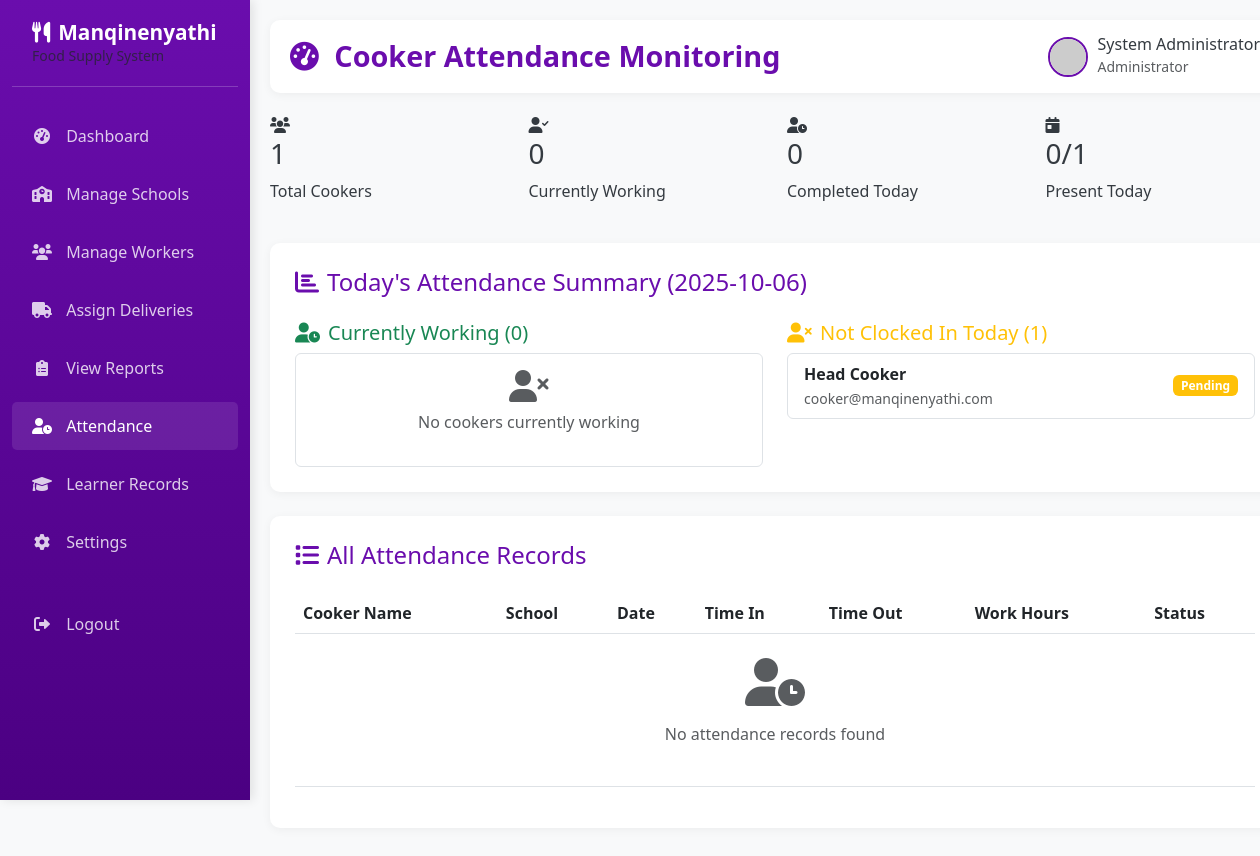
The page /admin/attendance (signed in) on the database as committed earlier.
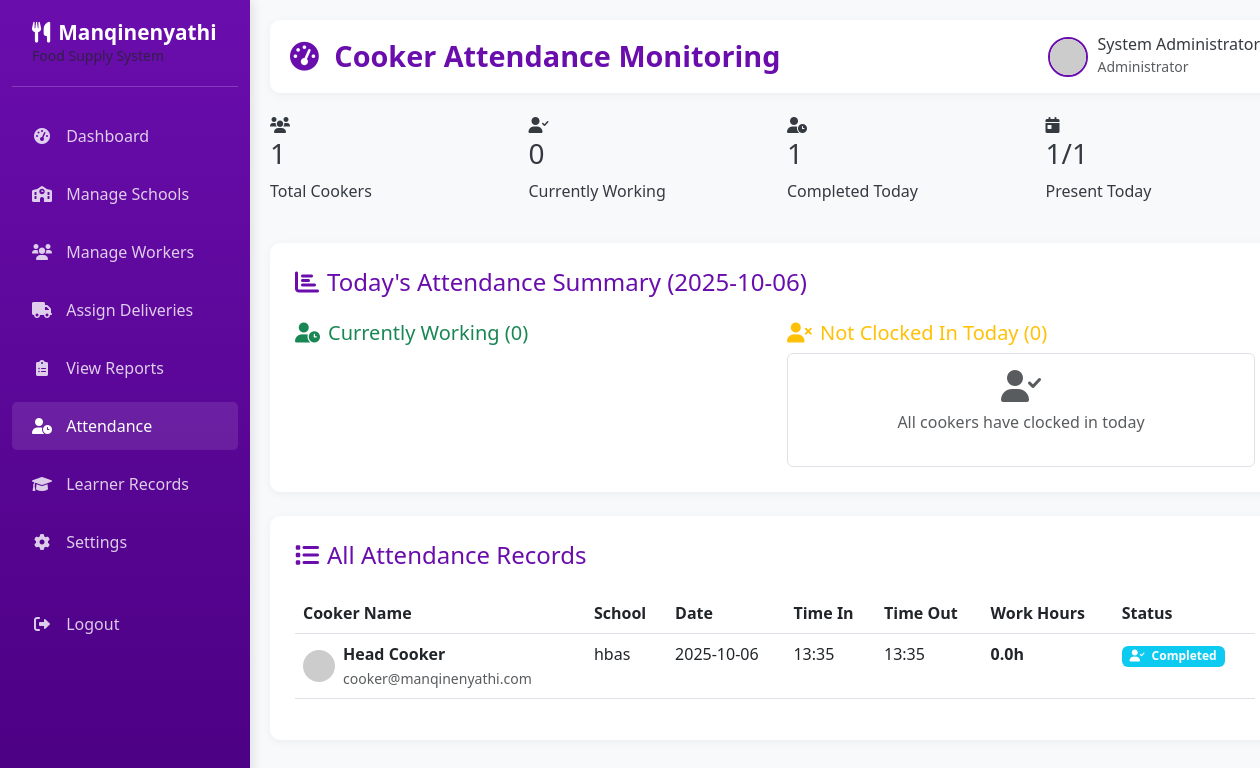
The same page on the database as committed later.
### app.py (models this page shows, shortened)
class User(db.Model):
    __tablename__ = 'users'
    user_id = db.Column(db.Integer, primary_key=True)
    full_name = db.Column(db.String(100), nullable=False)
    email = db.Column(db.String(100), unique=True, nullable=False)
    password = db.Column(db.String(255), nullable=False)
    role = db.Column(db.Enum('admin', 'cooker', 'delivery'), nullable=False)
    phone = db.Column(db.String(20))
    created_at = db.Column(db.DateTime, default=datetime.utcnow)
    deliveries = db.relationship('Delivery', backref='delivery_guy', foreign_keys='Delivery.delivery_guy_id')
    attendance = db.relationship('Attendance', backref='cooker', foreign_keys='Attendance.cooker_id')
    learners = db.relationship('Learner', backref='cooker', foreign_keys='Learner.cooker_id')

class Attendance(db.Model):
    __tablename__ = 'attendance'
    attendance_id = db.Column(db.Integer, primary_key=True)
    cooker_id = db.Column(db.Integer, db.ForeignKey('users.user_id'), nullable=False)
    school_id = db.Column(db.Integer, db.ForeignKey('schools.school_id'), nullable=False)
    date = db.Column(db.Date, nullable=False)
    time_in = db.Column(db.DateTime)
    time_out = db.Column(db.DateTime)
    created_at = db.Column(db.DateTime, default=datetime.utcnow)

class School(db.Model):
    __tablename__ = 'schools'
    school_id = db.Column(db.Integer, primary_key=True)
    school_name = db.Column(db.String(150), nullable=False)
    location = db.Column(db.String(150), nullable=False)
    contact_person = db.Column(db.String(100), nullable=False)
    contact_number = db.Column(db.String(20), nullable=False)
    created_at = db.Column(db.DateTime, default=datetime.utcnow)
    deliveries = db.relationship('Delivery', backref='school')
    attendance = db.relationship('Attendance', backref='school')
    learners = db.relationship('Learner', backref='school')

### app.py (the view)
@app.route('/admin/attendance')
def admin_attendance():
    if session.get('role') != 'admin':
        return redirect(url_for('home'))
    today = datetime.now().date()
    attendance_records = db.session.query(Attendance, User, School)\
        .join(User, Attendance.cooker_id == User.user_id)\
        .join(School, Attendance.school_id == School.school_id)\
        .order_by(Attendance.date.desc(), Attendance.time_in.desc())\
        .all()
    today_attendance = db.session.query(Attendance, User, School)\
        .join(User, Attendance.cooker_id == User.user_id)\
        .join(School, Attendance.school_id == School.school_id)\
        .filter(Attendance.date == today)\
        .all()
    total_cookers = User.query.filter_by(role='cooker').count()
    total_cookers_today = len(today_attendance)
    clocked_in_today = len([att for att, user, school in today_attendance if att.time_in and not att.time_out])
    completed_today = len([att for att, user, school in today_attendance if att.time_in and att.time_out])
    not_clocked_in_today = total_cookers - total_cookers_today
    all_cookers = User.query.filter_by(role='cooker').all()
    cookers_with_attendance_today = [user.user_id for att, user, school in today_attendance]
    pending_cookers = [cooker for cooker in all_cookers if cooker.user_id not in cookers_with_attendance_today]
    return render_template('admin_attendance.html',
                         attendance_records=attendance_records,
                         today_attendance=today_attendance,
                         total_cookers=total_cookers,
                         total_cookers_today=total_cookers_today,
                         clocked_in_today=clocked_in_today,
                         completed_today=completed_today,
                         not_clocked_in_today=not_clocked_in_today,
                         pending_cookers=pending_cookers,
                         today=today)

### templates/admin_attendance.html (shortened to what the changed rows need)
{% extends "admin_base.html" %}
{% block page_title %}Cooker Attendance Monitoring{% endblock %}
{% block content %}
<div class="row mb-4">
    <div class="col-md-3">
        <div class="dashboard-card">
            <div class="card-icon">
                <i class="fas fa-user-clock"></i>
            </div>
            <h3>{{ completed_today }}</h3>
            <p>Completed Today</p>
        </div>
    </div>
    <div class="col-md-3">
        <div class="dashboard-card">
            <div class="card-icon">
                <i class="fas fa-calendar-day"></i>
            </div>
            <h3>{{ total_cookers_today }}/{{ total_cookers }}</h3>
            <p>Present Today</p>
        </div>
    </div>
</div>
<div class="content-card mb-4">
    <div class="row">
        <div class="col-md-6">
            <div class="list-group">
                {% for record in today_attendance %}
                    {% set att, user, school = record %}
                    {% if att.time_in and not att.time_out %}
                    <div class="list-group-item d-flex justify-content-between align-items-center">
                        <div>
                            <strong>{{ user.full_name }}</strong>
                            <br>
                            <small class="text-muted">{{ school.school_name }}</small>
                            <br>
                            <small>Clocked in at {{ att.time_in.strftime('%H:%M') }}</small>
                        </div>
                        <span class="badge bg-success">Working</span>
                    </div>
                    {% endif %}
                {% else %}
                    <div class="list-group-item text-center text-muted py-3">
                        <i class="fas fa-user-times fa-2x mb-2"></i>
                        <p>No cookers currently working</p>
                    </div>
                {% endfor %}
            </div>
        </div>
        <div class="col-md-6">
            <h5 class="text-warning">
                <i class="fas fa-user-times me-2"></i>Not Clocked In Today ({{ not_clocked_in_today }})
            </h5>
            <div class="list-group">
                {% for cooker in pending_cookers %}
                <div class="list-group-item d-flex justify-content-between align-items-center">
                    <div>
                        <strong>{{ cooker.full_name }}</strong>
                        <br>
                        <small class="text-muted">{{ cooker.email }}</small>
                    </div>
                    <span class="badge bg-warning">Pending</span>
                </div>
                {% else %}
                <div class="list-group-item text-center text-muted py-3">
                    <i class="fas fa-user-check fa-2x mb-2"></i>
                    <p>All cookers have clocked in today</p>
                </div>
                {% endfor %}
            </div>
        </div>
    </div>
</div>
<div class="content-card">
    <div class="table-responsive">
        <table class="table table-hover">
            <thead>
                <tr>
                    <th>Cooker Name</th>
                    <th>School</th>
                    <th>Date</th>
                    <th>Time In</th>
                    <th>Time Out</th>
                    <th>Work Hours</th>
                    <th>Status</th>
                </tr>
            </thead>
            <tbody>
                {% for record in attendance_records %}
                {% set att, user, school = record %}
                <tr>
                    <td>
                        <div class="d-flex align-items-center">
                            <img src="https://ui-avatars.com/api/?name={{ user.full_name|urlencode }}&background=6a0dad&color=fff"
                                 alt="{{ user.full_name }}" class="rounded-circle me-2" width="32" height="32">
                            <div>
                                <strong>{{ user.full_name }}</strong>
                                <br>
                                <small class="text-muted">{{ user.email }}</small>
                            </div>
                        </div>
                    </td>
                    <td>{{ school.school_name }}</td>
                    <td>{{ att.date.strftime('%Y-%m-%d') }}</td>
                    <td>
                        {% if att.time_in %}
                            {{ att.time_in.strftime('%H:%M') }}
                        {% else %}
                            <span class="text-muted">-</span>
                        {% endif %}
                    </td>
                    <td>
                        {% if att.time_out %}
                            {{ att.time_out.strftime('%H:%M') }}
                        {% else %}
                            <span class="text-muted">-</span>
                        {% endif %}
                    </td>
                    <td>
                        {% if att.time_in and att.time_out %}
                            {% set hours = (att.time_out - att.time_in).total_seconds() / 3600 %}
                            <strong>{{ "%.1f"|format(hours) }}h</strong>
                        {% else %}
                            <span class="text-muted">-</span>
                        {% endif %}
                    </td>
                    <td>
                        {% if att.time_in and not att.time_out %}
                            <span class="badge bg-success">
                                <i class="fas fa-user-clock me-1"></i> Working
                            </span>
                        {% elif att.time_in and att.time_out %}
                            <span class="badge bg-info">
                                <i class="fas fa-user-check me-1"></i> Completed
                            </span>
                        {% else %}
                            <span class="badge bg-warning">
                                <i class="fas fa-user-times me-1"></i> Not Started
                            </span>
                        {% endif %}
                    </td>
                </tr>
                {% else %}
                <tr>
                    <td colspan="7" class="text-center py-4">
                        <i class="fas fa-user-clock fa-3x text-muted mb-3"></i>
                        <p class="text-muted">No attendance records found</p>
                    </td>
                </tr>
                {% endfor %}
            </tbody>
        </table>
    </div>
</div>
{% endblock %}

Rows that differ between the two databases and show on the page:
no longer on one of the page's lists (row unchanged): User: full_name "Head Cooker", email "cooker@manqinenyathi.com"
now on this page (row unchanged): Attendance: {{ user.full_name }} "Head Cooker", {{ user.email }} "cooker@manqinenyathi.com", date "2025-10-06", time_in "13:35", time_out "13:35", hours "0.0", shows "Completed"
added School: school_name "hbas"
Other text that changed with them:
{{ completed_today }}: "0" → "1"
{{ total_cookers_today }}: "0" → "1"
{{ not_clocked_in_today }}: "1" → "0"
text no longer shown: "No cookers currently working No attendance records found"
text now shown: "All cookers have clocked in today"
